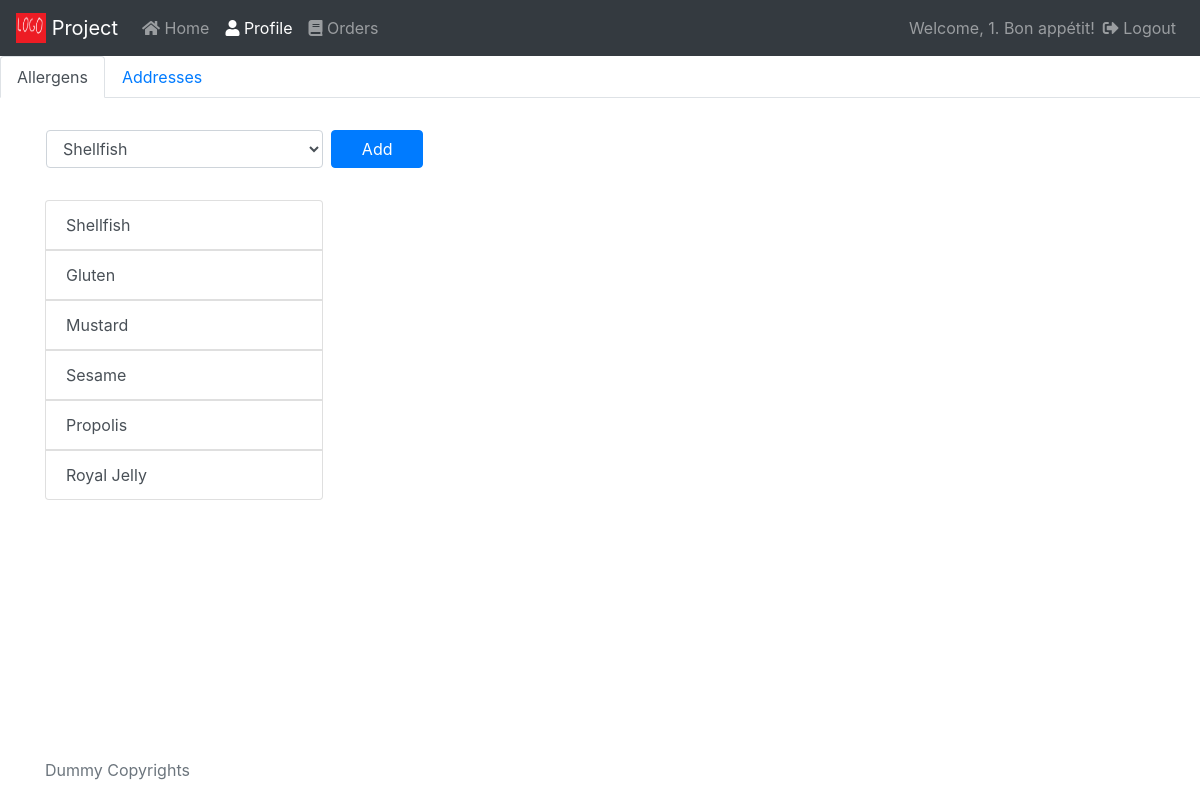
The app's page /profile_clients.php (signed in) with its own data.
### tables this page shows
CREATE TABLE `allergen` (
  `allergen_id` int(11) NOT NULL AUTO_INCREMENT,
  `allergen_name` varchar(45) NOT NULL,
  PRIMARY KEY (`allergen_id`)
);

### profile_clients.php (the view, shortened to what this page needs)
<?php include("fragments/connection-begin.php"); ?>
<!DOCTYPE html>
<html lang="en">
<head>
  <?php include("fragments/head-contents.php"); ?>
</head>
<body>
  <?php
      if(!($allergens=$conn->prepare("SELECT a.allergen_id,a.allergen_name
                              FROM allergen a JOIN client_allergen ca
                              ON a.allergen_id=ca.allergen_id
                              WHERE ca.client_id=?"))) {
        echo "Prepare failed.";
      }
      if(!($allergens->bind_param('i',$_SESSION['user_id']))) {
        echo "Bind failed";
      }
      if(!($allergens->execute()))  {
        echo "Execute failed.";
      }
      $allergens->store_result();
      $allergenName="";
      $allergenId=0;
      $allergens->bind_result($allergenId,$allergenName);
  ?>
  <?php include("fragments/navbar.php"); ?>
  <nav class="sticky-top">
    <div class="nav nav-tabs" id="nav-tab" role="tablist">
      <a class="nav-item nav-link active" id="nav-allergen-tab" data-toggle="tab" href="#nav-allergen" role="tab" aria-controls="nav-profile" aria-selected="false">Allergens</a>
      <a class="nav-item nav-link" id="nav-address-tab" data-toggle="tab" href="#nav-address" role="tab" aria-controls="nav-profile" aria-selected="false">Addresses</a>
    </div>
  </nav>
  <div class="tab-content" id="nav-tabContent">
    <div class="tab-pane fade show active" id="nav-allergen" role="tabpanel" aria-labelledby="nav-allergen-tab">
      <div class="container pt-3">
        <div class="form-group row p-3">
          <select class="form-control col-3" name="selectAllergenId" id="selectedAllergenId">
            <?php
              $query = $conn->query("SELECT * FROM allergen");
              while ($row = mysqli_fetch_array($query)){
                $id=$row['allergen_id'];
                $name=$row['allergen_name'];
                echo "<option data-allergenId='".$id."' data-allergenName='".$name."'>".$name."</option>" ;
              }
            ?>
          </select>
          <button type="submit" id="btnAddAllergen" class="btn btn-primary col-1 ml-2" value="clientAllergenAdd">
            Add
          </button>
        </div>
        <ul class="list-group" id="allergens">
          <?php
            while ($allergens->fetch()):
          ?>
          <button type="button" class="btnRemoveAllergen list-group-item list-group-item-action col-3 m-0" data-allergenId="<?php echo $allergenId ?>"><?php echo $allergenName;?></button>
          <?php
            endwhile;
          ?>
        </ul>
      </div>
    </div>
  </div>
  <?php include("fragments/footer.php"); ?>
</body>
</html>

### styles/style.css (style rules this page uses)
input[type=email], [type=password], [type=button], [type=radio], .txtarea { margin-bottom: 10px; }
html { position: relative; min-height: 100%; }
body { margin-bottom: 60px; }

### records on screen
allergen: allergen_name "Shellfish"
allergen: allergen_name "Gluten"
allergen: allergen_name "Mustard"
allergen: allergen_name "Sesame"
allergen: allergen_name "Propolis"
allergen: allergen_name "Royal Jelly"

### other values on screen
$_SESSION['user_name'] "1"
form field selectAllergenId "Shellfish"
